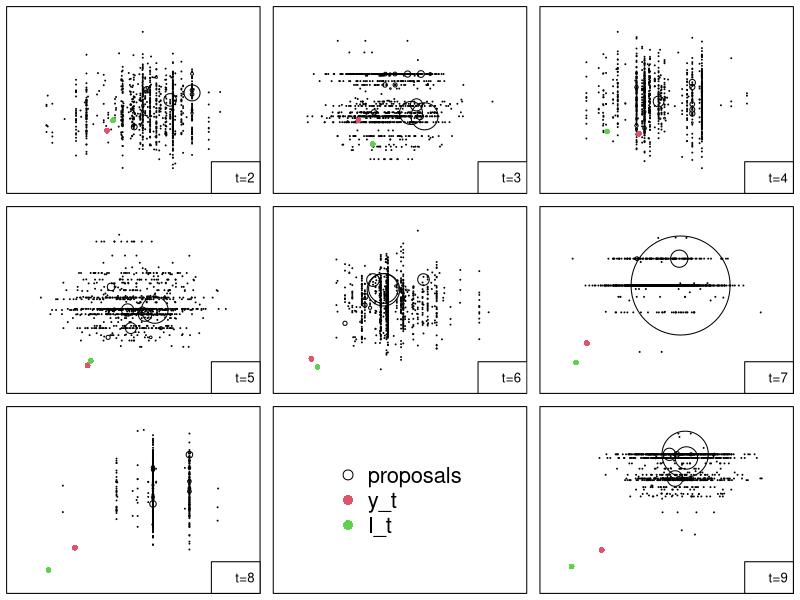
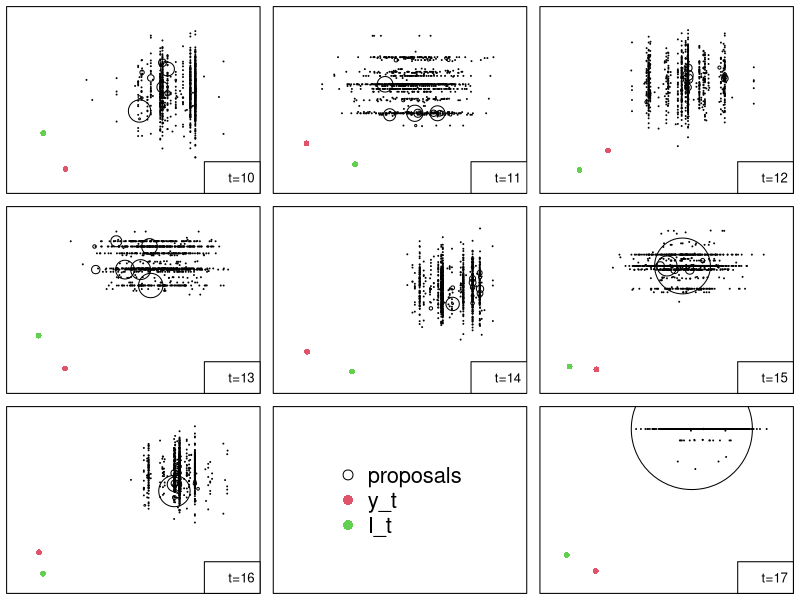
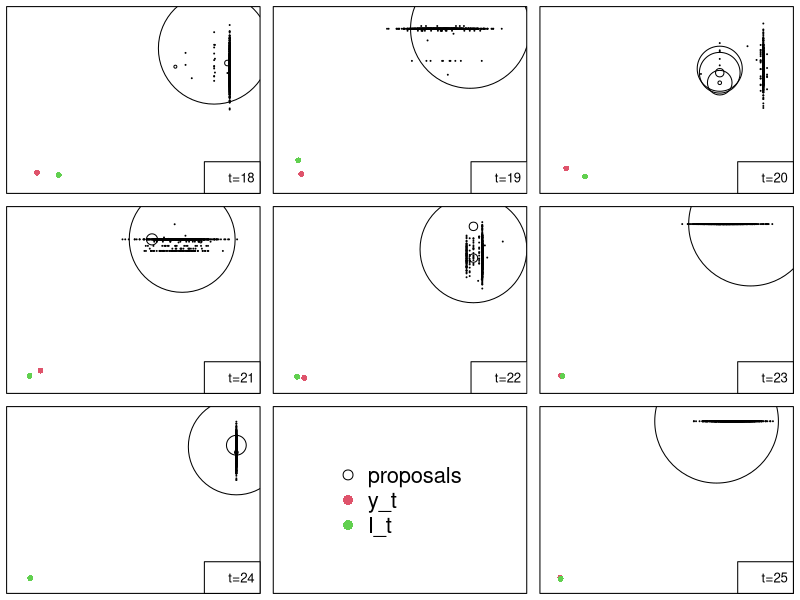
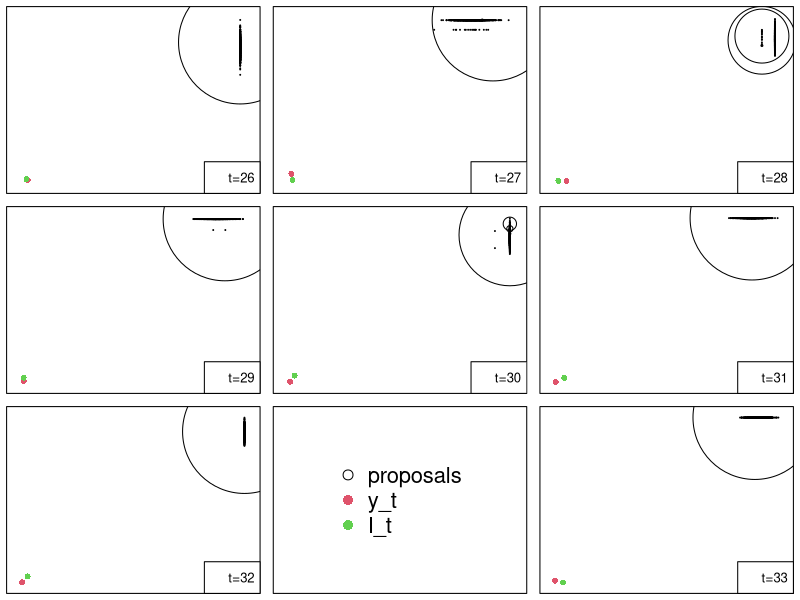
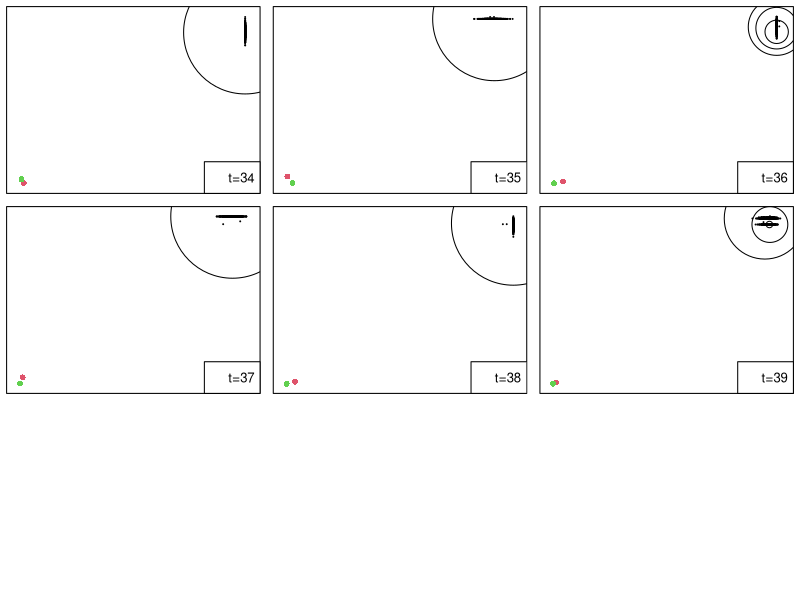

Write R code to recreate these figures, in order.
resampling.res = function(mm,ww){
  mj = floor(mm*ww)
  index = rep.int(1,mj[1])
  for(j in 2:mm) index=c(index,rep.int(j,mj[j]))
  ww2 = mm*ww-mj
  if(sum(ww2)>0){
    ww2 = ww2/sum(ww2)
    mres = mm-sum(mj)
    indexrex = sample.int(mm,size=mres,replace=T,prob=ww2)
    index = c(index,indexrex)
  }
  return(index)
}
resampling.str = function(mm,ww){
  u <- runif(1)
  cusumw <- cumsum(ww)
  mj <- floor(mm*cusumw-u)+1
  mj[mj<0] <- 0
  index <- rep(1,mj[1])
  for(j in 2:mm) index <- c(index,rep.int(j,mj[j]-mj[j-1]))
  return(index)
}

data_gen=function(pop, I0, S0=pop-I0, N, t, dist_mat, d, lambda, reco_rate, 
                  trans_rate_inside, trans_rate_outside, sigma_I, sigma_y){
  x_S = x_I = x_R = y = matrix(NA, nrow = N, ncol = t+1)
  x_I[,1] = I0
  x_S[,1] = S0
  x_R[,1] = pop - I0 - S0
  #Kd = d * dnorm(1, mean = dist_mat, sd = d)
  Kd = d * dnorm(dist_mat, mean = 0, sd = d)
  diag(Kd) = trans_rate_inside /  trans_rate_outside
  for(i in 1:t){
    ww = rnorm(N, 0, sigma_I)
    x_I[,i+1] = (1-reco_rate)*x_I[,i] + as.vector(matrix(diag(trans_rate_outside*x_S[,i]),ncol=N)%*% Kd %*% x_I[,i]) + ww
    x_S[,i+1] = x_S[,i] - as.vector(matrix(diag(trans_rate_outside*x_S[,i]),ncol=N)%*% Kd %*% x_I[,i]) - ww
    x_R[,i+1] = pop-x_I[,i+1] - x_S[,i+1]
    y[,i+1] = lambda*x_I[,i+1]+rnorm(N, 0, sigma_y)
    #y[runif(10)>= 0.7,i+1] = NA
  }
  
  return(list(y=y, x_I=x_I, x_S=x_S, x_R=x_R, 
              reco_rate=reco_rate, trans_rate_inside=trans_rate_inside, 
              trans_rate_outside = trans_rate_outside,
              sigma_I=sigma_I, sigma_y=sigma_y, t=t, N=N, dist_mat, pop=pop))
}


# Data generation
library(purrr)
library(mvtnorm)
set.seed(1234)
pop = 50000
I0 = 100 + rnorm(10,1:10*10,10)
S0 = pop - I0
N = 10
t = 40
lambda = rep(1,10)
reco_rate = 1-(0.5)^(1/8)
trans_rate_inside = rnorm(N, mean = reco_rate/2e4, sd = 1e-6)
trans_rate_outside = trans_rate_inside / 2 
sigma_I = 10+rnorm(10,1:10,1)
sigma_y = 10+rnorm(10,1:10,1)
euclidean = function(s1, s2) sqrt(sum((s1 - s2)^2))
coordinates = matrix(rdunif(20,a=1,b=10),ncol=2)
## plot(coordinates)
dist_mat = matrix(NA, nrow=N, ncol=N)
for (i in 1:N){
  for (j in 1:N){
    dist_mat[i,j] = euclidean(coordinates[i,],coordinates[j,])
  }
}
d = 2
dat = data_gen(pop, I0, S0, N, t, dist_mat, d, lambda, reco_rate, trans_rate_inside, 
               trans_rate_outside, sigma_I, sigma_y)
m = 1000



ekf_smc=function(dat, m, resampling, lambda, dist_mat, d, SCORE=TRUE, reco_rate,
                 trans_rate_inside, trans_rate_outside, sigma_I, sigma_y){
  # Initialization
  t = dat$t
  y = dat$y
  N = dat$N
  S = Imat = array(NA, c(N, m, t+1))
  lgW = lgW_lag = matrix(NA, nrow=m, ncol=t+1)
  alp = array(NA, c(N, m, t+1, 2))
  Imat[ , ,1] = matrix(rep(dat$x_I[,1],m), nrow=N, ncol=m, byrow=FALSE)
  S[ , ,1] = matrix(rep(dat$x_S[,1],m), nrow=N, ncol=m, byrow=FALSE)
  lgW[ ,1] = 0
  lgW_lag[ ,1] = 0
  alp[ , ,1 ,] = 0
  loglike = rep(0,N)
  
  mu_I = mu_cond_I = sigma = sigma_cond = array(NA, c(N, m, t+1))
  sigma[ , ,1] = matrix(rep(sigma_I, m), nrow=N, ncol=m, byrow=FALSE)
  mu_I[ , ,1] = matrix(rep(dat$x_I[,1], m), nrow=N, ncol=m, byrow=FALSE)
  Kd = Kd2 = d * dnorm(dist_mat, mean = 0, sd = d)
  
  diag(Kd) = trans_rate_inside /  trans_rate_outside
  diag(Kd2) = 0
  
  KdImat = matrix(NA,nrow=N,ncol=m)
  for (j in 1:t) {
    # mu_cond_I[ , ,j+1] = (1 - reco_rate + trans_rate * S[ , ,j] )*mu_I[ , ,j]
    # sigma_cond[ , ,j+1] = sigma[ , ,j] * (1 - reco_rate + trans_rate *S[, ,j] - trans_rate * mu_I[, ,j] )^2 + sigma_I^2
    # mu_cond_I[ , ,j+1] = (1 - reco_rate + trans_rate * apply(Kd,1,sum) * S[ , ,j])*mu_I[ , ,j]
    for (b in 1:m){
      KdImat[,b] = apply(Kd2*Imat[, b,j],2,sum)
    }
    mu_cond_I[ , ,j+1] = (1 - reco_rate + trans_rate_inside * S[ , ,j] )*mu_I[ , ,j] + trans_rate_outside * S[ , ,j] * KdImat
    sigma_cond[ , ,j+1] = sigma[ , ,j] * (1 - reco_rate + trans_rate_inside *S[ , ,j] - trans_rate_inside *mu_I[ , ,j]  - trans_rate_outside * KdImat)^2 + sigma_I^2
    indx = is.na(y[,j+1])
    K_t = lambda * sigma_cond[ , ,j+1]/(lambda^2 * sigma_cond[ , ,j+1] + sigma_y^2) 
    K_t[indx,] = y[indx,j+1] = 0
    mu_I[ , ,j+1] = mu_cond_I[ , ,j+1] + K_t * (y[ ,j+1] - lambda*mu_cond_I[ , ,j+1])
    sigma[ , ,j+1] = sigma_cond[ , ,j+1] * (1 - lambda * K_t)
    
    Imat[ , ,j+1] = mu_I[ , ,j+1] + matrix(rnorm(N*m, 0, sigma_I), nrow=N, ncol=m)
    S[ , ,j+1] = S[ , ,j] + (1-reco_rate)*Imat[ , ,j] - Imat[ , ,j+1]
    for (b in 1:m){
      lgW[b,j+1] = dmvnorm(Imat[ , b,j+1], 
                           mean=(1 - reco_rate + trans_rate_inside * S[ , b,j])*Imat[ , b,j] + trans_rate_outside * S[ , b,j] * KdImat[, b],
                           sigma=diag(sigma_I^2), log=T) + 
        dmvnorm(y[,j+1], mean=lambda*Imat[ , b,j+1], sigma=diag(sigma_y^2), log=T) -
        dmvnorm(Imat[ , b,j+1], mean=mu_I[ , b,j+1], sigma=diag(sigma_I^2), log=T) + lgW[ b,j]
    }
   
    # Scaling the weights
    maxlgW = max(lgW[ ,j+1])
    lgW[ ,j+1] = lgW[ ,j+1] - maxlgW
    lgW_lag[ ,j+1] = lgW[ ,j+1]
    loglike = loglike + maxlgW
    
    # Gradients
    if(SCORE!=0){
      if(SCORE==2){ # 2016
        for (l in 1:N){
          wtm1<-exp(lgW[l, ,j])
          grad_f<-cbind(S[l, ,j]*Imat[l, ,j]*(Imat[l, ,j+1] - (1 - reco_rate[l] + trans_rate_inside[l] * S[l, ,j])* Imat[l, ,j]), - Imat[l, ,j]*(Imat[l, ,j+1] - (1 - reco_rate[l] + trans_rate_inside[l] * S[l, ,j])* Imat[l, ,j]))/sigma_I^2
          Stm1<-c(sum(wtm1*alp[l, ,j,1]), sum(wtm1*alp[l, ,j,2]))/sum(wtm1)
          alp[l, ,j+1, ]<-lambda*alp[l, ,j, ]+(1-lambda)*matrix(Stm1, ncol=2)[rep(1,m),]+grad_f
        }
      } else if(SCORE==1){ # 2011
        for (l in 1:N){
          grad_f<-cbind(S[l, ,j]*Imat[l, ,j]*(Imat[l, ,j+1] - (1 - reco_rate[l] + trans_rate_inside[l] * S[l, ,j])* Imat[l, ,j]), - Imat[l, ,j]*(Imat[l, ,j+1] - (1 - reco_rate[l] + trans_rate_inside[l] * S[l, ,j])* Imat[l, ,j]))/sigma_I^2
          alp[l, ,j+1,]<-alp[l, ,j,]+grad_f
        }
      }
    }
    
    # Resampling
    if(resampling[j]==1){
      ww=exp(lgW[ ,j+1])
      ww_prob=ww/sum(ww)
      r_index=resampling.res(mm=m, ww=ww_prob)
      Imat[, ,j+1]=Imat[ ,r_index,j+1]
      S[, ,j+1]=S[, r_index,j+1]
      lgW[ ,j+1]=0
      loglike =loglike+log(mean(ww))
    }
    else if(resampling[j]==2){
      ww=exp(lgW[ ,j+1])
      ww_prob=ww/sum(ww)
      r_index=resampling.str(mm=m, ww=ww_prob)
      Imat[ , ,j+1]=Imat[ ,r_index,j+1];S[, ,j+1]=S[,r_index,j+1]
      lgW[ ,j+1]=0
      loglike =loglike + log(mean(ww))
    }
    
  }
  
  w_T=exp(lgW[ ,t+1])
  if(resampling[t]==0){
    loglike=loglike+log(mean(w_T))
  }
  
  # if(SCORE!=0){
  #   score=matrix(NA,nrow=l,ncol=2)
  #   score_cond = array(NA, c(l,2,t))
  #   for (l in 1:N){
  #     score[l,]=c(sum(w_T[l,]*alp[l,,t+1,1]), sum(w_T[l,]*alp[l,,t+1,2]))/sum(w_T[l,])
  #     for (k in 1:t){
  #       score_cond[l, ,k]=c(sum(exp(lgW[l, ,k+1])*alp[l,,k+1,1]), sum(exp(lgW[l, ,k+1])*alp[l, ,k+1,2]))/sum(exp(lgW[l, ,k+1])) - c(sum(exp(lgW[l, ,k])*alp[l, ,k,1]), sum(exp(lgW[l, ,k])*alp[l, ,k,2]))/sum(exp(lgW[l, ,k]))
  #     }
  #   } 
  # } else{
  #   score=NULL
  #   score_cond=NULL
  # }
  
  return(list(S=S, Imat=Imat, lgW=lgW, lgW_lag=lgW_lag, loglike=loglike,lambda=lambda))
}

#EKF-SMC
set.seed(12)
trans_rate_inside=dat$trans_rate_inside*1
trans_rate_outside=dat$trans_rate_outside*1
reco_rate=dat$reco_rate*1
resu_plpo=ekf_smc(dat=dat, m=m, 
                  resampling=rep(rep(c(0,1,0,2),c(1,1,1,1)), 10),
                  lambda=0.9, dist_mat=dist_mat, 
                  d=2,
                  SCORE=FALSE, 
                  reco_rate=reco_rate,
                  trans_rate_inside = trans_rate_inside, 
                  trans_rate_outside = trans_rate_outside, 
                  sigma_I=dat$sigma_I, sigma_y=dat$sigma_y)

par(mar=c(0.5,0.5,0.5,0.5))
par(mfrow=c(3,3))
l=2 # This specifies which region you want to generate plots
for (tobs in 3:40){
  if (tobs%%8==2){
    plot(1,ylim=c(0,0.9),xaxt='n',yaxt='n',cex.main=2.5,ylab="",xlab="")
    legend(x="center", bty = "n",legend=c("proposals", "y_t", "I_t"),  
           col=1:3, pch=c(1, pch_y_I, pch_y_I), text.width=NULL, 
           y.intersp=0.95,cex=2)
  }
  
  w_obs=exp(resu_plpo$lgW_lag[,tobs+1]) 
  w_obs_nl=w_obs/sum(w_obs)
  
  xmin=min(resu_plpo$Imat[l, ,tobs], dat$y[l, tobs], dat$x_I[l, tobs])
  xmax=max(resu_plpo$Imat[l, ,tobs], dat$y[l, tobs], dat$x_I[l, tobs])
  ymin=min(resu_plpo$Imat[l, ,tobs+1], dat$y[l, tobs+1], dat$x_I[l, tobs+1])
  ymax=max(resu_plpo$Imat[l, ,tobs+1], dat$y[l, tobs+1], dat$x_I[l, tobs+1]) 
  crtn=10
  
  pch_y_I=16
  plot(resu_plpo$Imat[l, ,c(tobs,tobs+1)], cex=w_obs_nl*25, pch=1, 
       xlim=c(xmin-crtn, xmax+crtn), ylim=c(ymin-crtn, ymax+crtn), 
       yaxt="n", xaxt="n"
       #main=paste0("y_t, I_t, and estimated I_t (proposals): t=", tobs-1), 
       #sub=paste0("Proposals sized by weights at t+1; weights sum to 1; m=", m)
  )
  points(x=dat$y[l, tobs], y=dat$y[l, tobs+1], col=2, cex=1.2, pch=pch_y_I); 
  points(x=dat$x_I[l, tobs], y=dat$x_I[l, tobs+1], col=3, cex=1.2, pch=pch_y_I); 
  legend(x="bottomright", legend=c(paste("t=",tobs-1,sep="")),cex=1.2)
}


